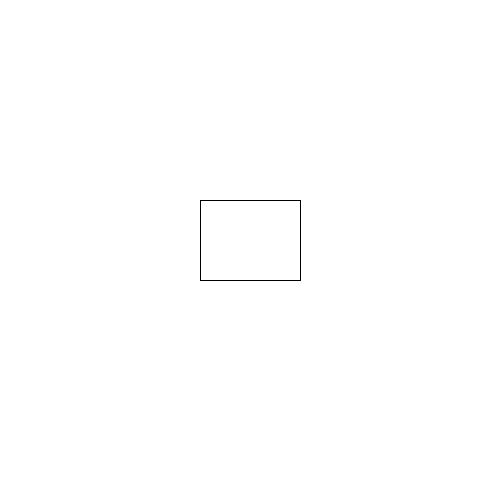
Frame 1 (no input)
Frame 60 (the mouse pressed at the canvas centre just before this capture): identical to frame 1, image omitted
Frame 120 (the mouse held since frame 60 and released just before this capture): identical to frame 1, image omitted

The Processing sketch that drew this single still picture (run headless with seeded random() and noise(); from frame 60 on, the mouse is pressed at the canvas centre):

// Processing sketch: sketch_15_1
// ── sketch_15_1.pde
class Rectangle {
  int x = 200;
  int y = 200;
  int w = 100;
  int h = 80; 
  
  void display() {
    rect(x, y, w, h);
  }
}

Rectangle rect1;

void setup() {
  size(500, 500);
  rect1 = new Rectangle();
}

void draw() {
  background(255,255,255);
  rect1.display(); 
}
